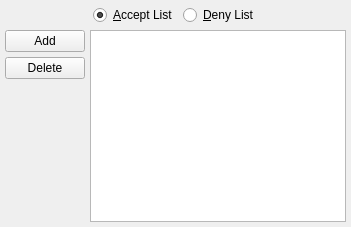
                        <widget class="QWidget" name="tab_7">
                         <attribute name="title">
                          <string>&amp;Download</string>
                         </attribute>
                         <layout class="QVBoxLayout" name="verticalLayout_54">
                          <property name="spacing">
                           <number>5</number>
                          </property>
                          <property name="margin">
                           <number>5</number>
                          </property>
                          <item>
                           <layout class="QHBoxLayout" name="horizontalLayout_52">
                            <property name="spacing">
                             <number>5</number>
                            </property>
                            <item>
                             <spacer name="horizontalSpacer_23">
                              <property name="orientation">
                               <enum>Qt::Horizontal</enum>
                              </property>
                              <property name="sizeHint" stdset="0">
                               <size>
                                <width>40</width>
                                <height>20</height>
                               </size>
                              </property>
                             </spacer>
                            </item>
                            <item>
                             <widget class="QRadioButton" name="acceptlistDL">
                              <property name="text">
                               <string>&amp;Accept List</string>
                              </property>
                              <property name="checked">
                               <bool>true</bool>
                              </property>
                             </widget>
                            </item>
                            <item>
                             <widget class="QRadioButton" name="denylistDL">
                              <property name="text">
                               <string>&amp;Deny List</string>
                              </property>
                              <property name="checked">
                               <bool>false</bool>
                              </property>
                             </widget>
                            </item>
                            <item>
                             <spacer name="horizontalSpacer_24">
                              <property name="orientation">
                               <enum>Qt::Horizontal</enum>
                              </property>
                              <property name="sizeHint" stdset="0">
                               <size>
                                <width>40</width>
                                <height>20</height>
                               </size>
                              </property>
                             </spacer>
                            </item>
                           </layout>
                          </item>
                          <item>
                           <layout class="QHBoxLayout" name="horizontalLayout_56">
                            <property name="spacing">
                             <number>5</number>
                            </property>
                            <item>
                             <layout class="QVBoxLayout" name="verticalLayout_55">
                              <property name="spacing">
                               <number>5</number>
                              </property>
                              <item>
                               <widget class="QPushButton" name="addDLDistiller_2">
                                <property name="text">
                                 <string>Add</string>
                                </property>
                               </widget>
                              </item>
                              <item>
                               <widget class="QPushButton" name="delDLDistiller_2">
                                <property name="text">
                                 <string>Delete</string>
                                </property>
                               </widget>
                              </item>
                              <item>
                               <spacer name="verticalSpacer_3">
                                <property name="orientation">
                                 <enum>Qt::Vertical</enum>
                                </property>
                                <property name="sizeHint" stdset="0">
                                 <size>
                                  <width>20</width>
                                  <height>40</height>
                                 </size>
                                </property>
                               </spacer>
                              </item>
                             </layout>
                            </item>
                            <item>
                             <widget class="QListWidget" name="listWidget_3">
                              <property name="alternatingRowColors">
                               <bool>true</bool>
                              </property>
                              <property name="selectionBehavior">
                               <enum>QAbstractItemView::SelectRows</enum>
                              </property>
                              <property name="horizontalScrollMode">
                               <enum>QAbstractItemView::ScrollPerPixel</enum>
                              </property>
                              <property name="sortingEnabled">
                               <bool>true</bool>
                              </property>
                             </widget>
                            </item>
                           </layout>
                          </item>
                         </layout>
                        </widget>
